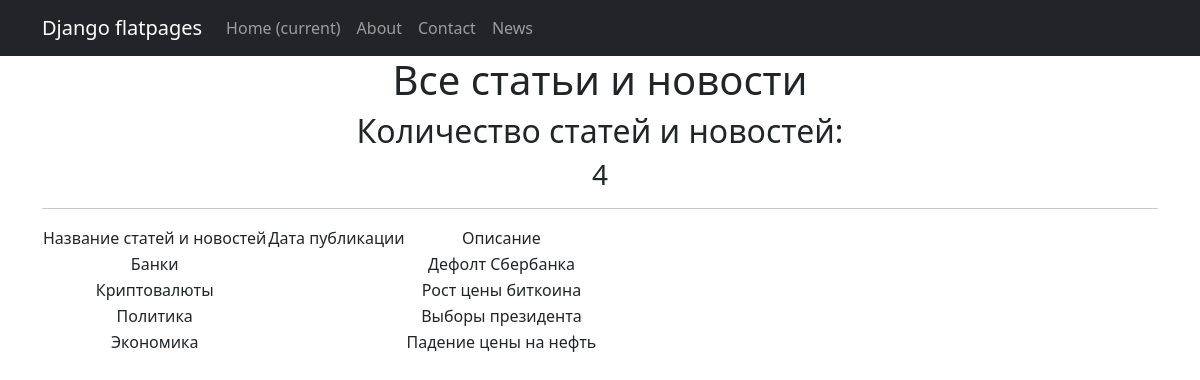
Page /news/ on the committed database.
### news/models.py (models this page shows, shortened)
class Post(LikeMix, models.Model):
    news = 'NE'
    article = 'AR'
    POST_TYPES = [
        (news, 'Новость'),
        (article, 'Статья'),
    ]
    author = models.ForeignKey(Author, on_delete=models.PROTECT, verbose_name='Автор')
    post_type = models.CharField(max_length=2, choices=POST_TYPES, default=article, verbose_name='Вид поста')
    time_create = models.DateTimeField(auto_now_add=True, verbose_name='Дата создания')
    time_update = models.DateTimeField(auto_now=True, verbose_name='Дата изменения')
    categories = models.ManyToManyField(Category, through=PostCategory)
    title = models.CharField(max_length=72, default='Default title', verbose_name='Заголовок')
    content = models.CharField(max_length=2048, default='Default content', verbose_name='Контент')
    rating = models.IntegerField(default=0)

### news/views.py (the view)
# urls.py: path('', PostsList.as_view()),
class PostsList(ListView):
    model = Post
    ordering = 'title'
    template_name = 'news.html'
    context_object_name = 'news'

### news/templatetags/custom_filters.py (called while the page is built)
@register.filter()
def censor(text):
    new_content = text
    for i in BAD:
        new_content = new_content.replace(i,i[:1]+ '*'*(len(i)-1))
    return new_content

### templates/news.html (shortened to what this page needs)
{% extends 'flatpages/default.html' %}
{% load custom_filters %}
{% block content %}
   <h1>Все статьи и новости</h1>
   <h2> Количество статей и новостей:</h2>
   <h3>{{ news|length }}</h3>
   <hr>
   {% if news %}
       <table>
           <tr>
               <td>Название статей и новостей </td>
               <td>Дата публикации</td>
               <td>Описание</td>
           </tr>
           {% for post in news %}
           <tr>
               <td>{{ post.title }}</td>
               <td>{{ post.post_time|date:'M d Y' }}</td>
               <td>{{ post.content|truncatewords:20|censor }}</td>
           </tr>
           {% endfor %}
       </table>
   {% else %}
       <h2>Таких статей нет!</h2>
   {% endif %}
{% endblock content %}

### templates/flatpages/default.html (shortened to what this page needs)
<!DOCTYPE html>
<html lang="en">
    <head>
        {% load static %}
        <link href="{% static 'css/styles.css' %}" rel="stylesheet" />
    </head>
    <body>
<nav class="navbar navbar-expand-lg navbar-dark bg-dark static-top">
   <div class="container">
       <a class="navbar-brand" href="#">Django flatpages</a>
       <div class="collapse navbar-collapse" id="navbarResponsive">
           <ul class="navbar-nav ml-auto">
               <li class="nav-item active">
                   <a class="nav-link" href="#">Home
                       <span class="sr-only">(current)</span>
                   </a>
               </li>
               <li class="nav-item">
                   <a class="nav-link" href="/about/">About</a>
               </li>
               <li class="nav-item">
                   <a class="nav-link" href="/contacts/">Contact</a>
               <li class="nav-item">
                   <a class="nav-link" href="/news/">News</a>
               </li>
           </ul>
       </div>
   </div>
</nav>
<div class="container">
   <div class="row">
       <div class="col-lg-12 text-center">
           {% block content %}
           {% endblock content %}
       </div>
   </div>
</div>
    </body>
</html>

### rows in the picture
Post: title "Банки", content|censor "Дефолт Сбербанка"
Post: title "Криптовалюты", content|censor "Рост цены биткоина"
Post: title "Политика", content|censor "Выборы президента"
Post: title "Экономика", content|censor "Падение цены на нефть"

### other values in the picture
{{ news|length }} "4"
